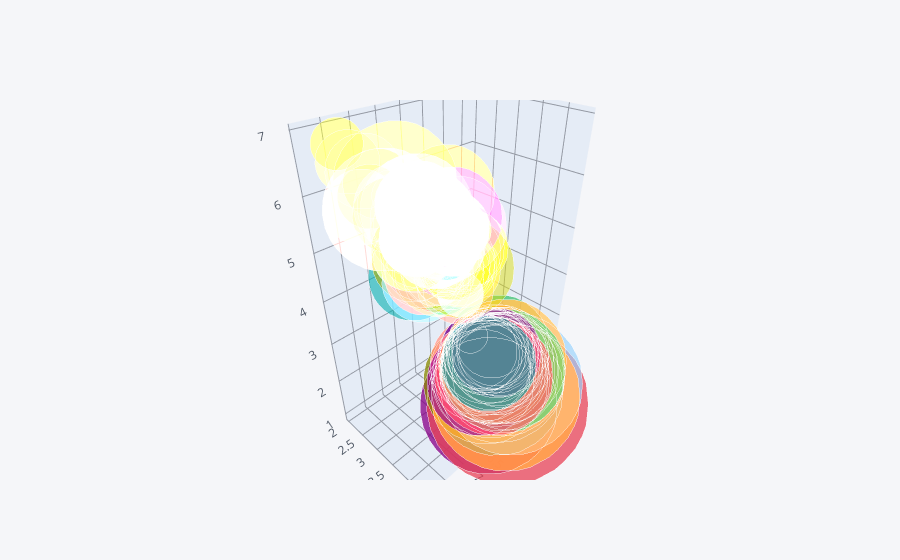

The code cell stored with this chart in its notebook:
### Code cell
df.iplot(x = "sepal_length" , y = 'sepal_width' , kind = 'bubble3d', size = "sepal_width" , z = 'petal_length'
        )

### Figure 1 — Plotly figure (JSON) as saved in the notebook; plotly's stock layout.template omitted (floating-point values rounded to 4 significant figures; data arrays with more than 128 entries replaced by an {"elided": "..."} marker saying what was removed)
{"data": [{"marker": {"color": {"elided": "150 str values"}, "opacity": 0.8, "size": {"elided": "150 int values"}, "symbol": "circle"}, "mode": "markers", "text": {"elided": "150 str values"}, "type": "scatter3d", "x": {"elided": "150 float values"}, "y": {"elided": "150 float values"}, "z": {"elided": "150 float values"}}], "layout": {"legend": {"bgcolor": "#F5F6F9", "font": {"color": "#4D5663"}}, "paper_bgcolor": "#F5F6F9", "plot_bgcolor": "#F5F6F9", "scene": {"xaxis": {"gridcolor": "#9499A3", "showgrid": true, "tickfont": {"color": "#4D5663"}, "title": {"font": {"color": "#4D5663"}, "text": ""}, "zerolinecolor": "#9499A3"}, "yaxis": {"gridcolor": "#9499A3", "showgrid": true, "tickfont": {"color": "#4D5663"}, "title": {"font": {"color": "#4D5663"}, "text": ""}, "zerolinecolor": "#9499A3"}, "zaxis": {"gridcolor": "#9499A3", "showgrid": true, "tickfont": {"color": "#4D5663"}, "title": {"font": {"color": "#4D5663"}, "text": ""}, "zerolinecolor": "#9499A3"}}, "title": {"font": {"color": "#4D5663"}}}}
